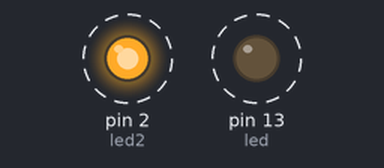
This sketch was run on a simulated Arduino Uno, built with avr-gcc and run on an emulated ATmega328P. On the bench: output pins drawn as LEDs (lit = HIGH). Dashed ring = blinking.

Above: at 0.45 s.
Timing chart, 0 to 3.0 s (numbered marks = the images above):
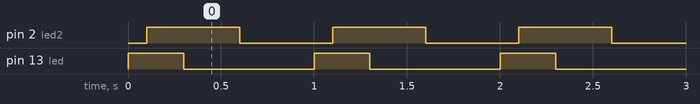

Measured:
- by itself, pin 2 (led2): alternates HIGH for 0.50 s and LOW for 0.50 s
- by itself, pin 13 (led): alternates HIGH for 0.30 s and LOW for 0.70 s
- by itself, everything shown: repeats every 1.0 s, in 4 steps

The sketch:

test.ino
```cpp
// LED blink

//set pins
int led = 13;
int led2 = 2;

// setup
void setup() {
    pinMode(led, OUTPUT);
    pinMode(led2, OUTPUT);
}

// main
void loop() {
    digitalWrite(led, HIGH);
    delay(100);
    digitalWrite(led2, HIGH);
    delay(200);
    digitalWrite(led, LOW);
    delay(300);
    digitalWrite(led2, LOW);
    delay(400);
}

/*--- end of the program ---*/
```
